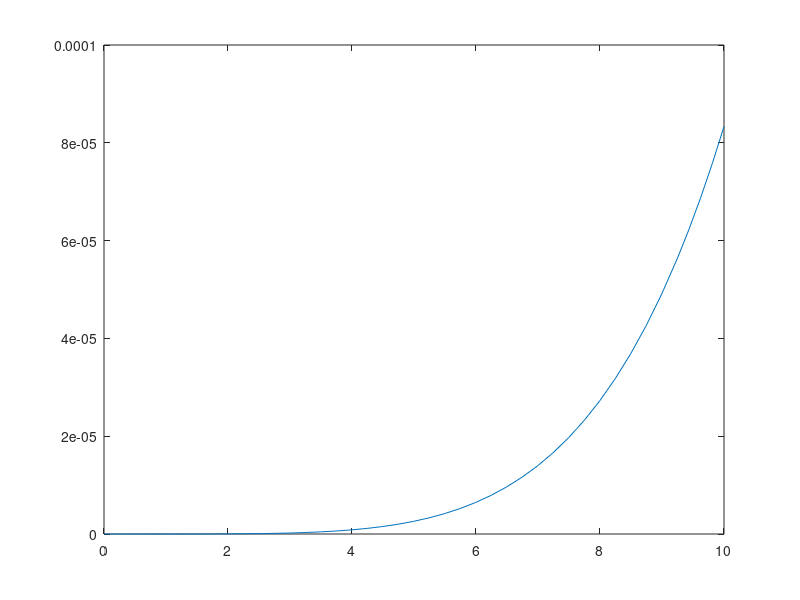

This chart was generated by the following MATLAB code:
% Worksheet 5
% clear; clc;

% Given
E = 10^8;
I = 50;
L = 10;
w=@(x) 500*x;

% ODE
% u1=y,u2=y',u3=y'',u4=y'''
f=@(x,u) [ u(2),u(3),u(4),w(x)/(E*I) ];

% Boundary Conditions
u0 = [0,0,0,0];

% Define solution interval
x_span = [0,L];

% Solve
[x,u]=ode45(f,x_span,u0);

% Plot results
plot(x,u(:,1));
saveas(gca,'~/Documents/output.png');

wait = input("Wait.");
